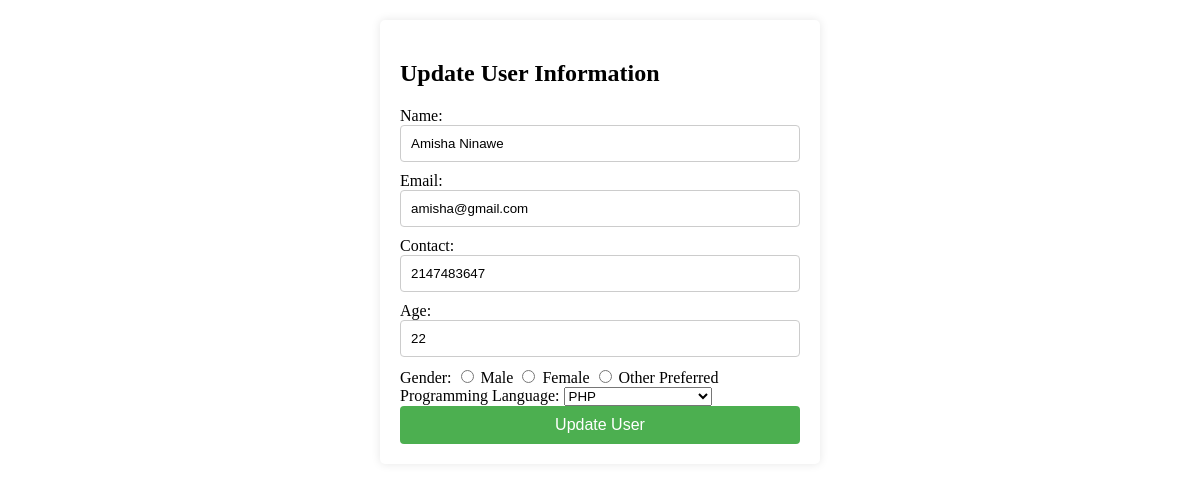
Screenshot of /showupadate.php?id=1 with the database file from the repository.
### tables this page shows
CREATE TABLE `user` (
  `id` int(11) NOT NULL,
  `uname` varchar(255) NOT NULL,
  `email` varchar(255) NOT NULL,
  `contact` int(11) NOT NULL,
  `age` int(11) NOT NULL,
  `gender` varchar(255) NOT NULL,
  `language` varchar(255) NOT NULL,
  `comment` varchar(255) NOT NULL
);

### showupadate.php (the view, shortened to what this page needs)
<?php
$servername = "localhost";
$username = "root";
$password = '';
$dbname = "PhpCrud";
$conn = new mysqli($servername, $username, $password, $dbname);
if (isset($_GET['id'])) {
    $id = $_GET['id'];
    $sql = "SELECT uname, email, contact, gender ,age,language  FROM user WHERE id = '$id'";
    $result = $conn->query($sql);
    if ($result->num_rows == 1) {
        $row = $result->fetch_assoc();
        $uname = $row['uname'];
        $email = $row['email'];
        $contact = $row['contact'];
        $gender = $row['gender'];
        $age = $row['age'];
        $language = $row['language'];
    } else {
        echo "No user found with the given name.";
        exit();
    }
} else {
    echo "Invalid request.";
    $conn->close();
    exit();
}
?>
<!DOCTYPE html>
<html>
<head>
</head>
<body>
    <form action="update.php" method="post">
        <h2>Update User Information</h2>
        <label for="name">Name:</label>
        <input type="text" id="name" name="name" value="<?php echo $uname; ?>" required><br>
        <label for="email">Email:</label>
        <input type="text" id="email" name="email" value="<?php echo $email; ?>" required><br>
        <label for="contact">Contact:</label>
        <input type="number" id="number" name="number" value="<?php echo $contact; ?>" required><br>
        <label for="age">Age:</label>
        <input type="number" id="age" name="age" value="<?php echo $age; ?>" required><br>
        <label>Gender:</label>
        <input type="radio" id="male" name="gender" value="Male" <?php if ($gender === "Male") echo "checked"; ?> required>
        <label for="male">Male</label>
        <input type="radio" id="female" name="gender" value="Female" <?php if ($gender === "Female") echo "checked"; ?>required>
        <label for="female">Female</label>
        <input type="radio" id="other" name="gender" value="Other" <?php if ($gender === "Other") echo "checked"; ?>required>
        <label for="other">Other</label>
  <label for="language">Preferred Programming Language:</label>
<select id="language" name="language" required>
  <option value="php" <?php if ($language === "php") echo "selected"; ?>>PHP</option>
</select>
        <input type="submit" value="Update User">
    </form>
</body>
</html>

### showupadate.php (style rules this page uses)
form { max-width: 400px; margin: 20px auto; padding: 20px; background-color: #fff; border-radius: 5px; box-shadow: 0 0 10px rgba(0, 0, 0, 0.1); }
input[type="text"], input[type="number"] { width: 100%; padding: 10px; margin-bottom: 10px; border: 1px solid #ccc; border-radius: 4px; box-sizing: border-box; }
input[type="submit"] { width: 100%; padding: 10px; background-color: #4CAF50; color: #fff; border: none; border-radius: 4px; cursor: pointer; font-size: 16px; }

### rows the page displays
user: name "Amisha Ninawe", email "amisha@gmail.com", number "2147483647", age "22", gender "☐ Male", gender "☐ Female", gender "☐ Other", language "PHP"
